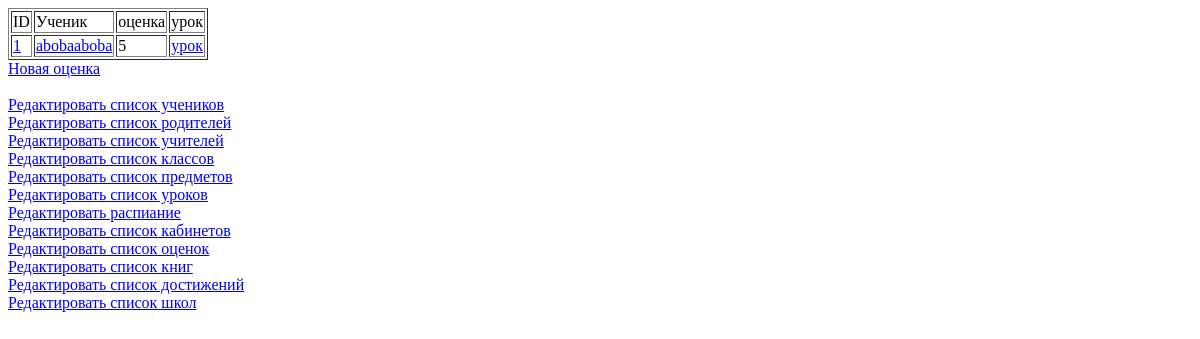
/admin_panel/rates (signed in), run on an earlier commit of the app's database.
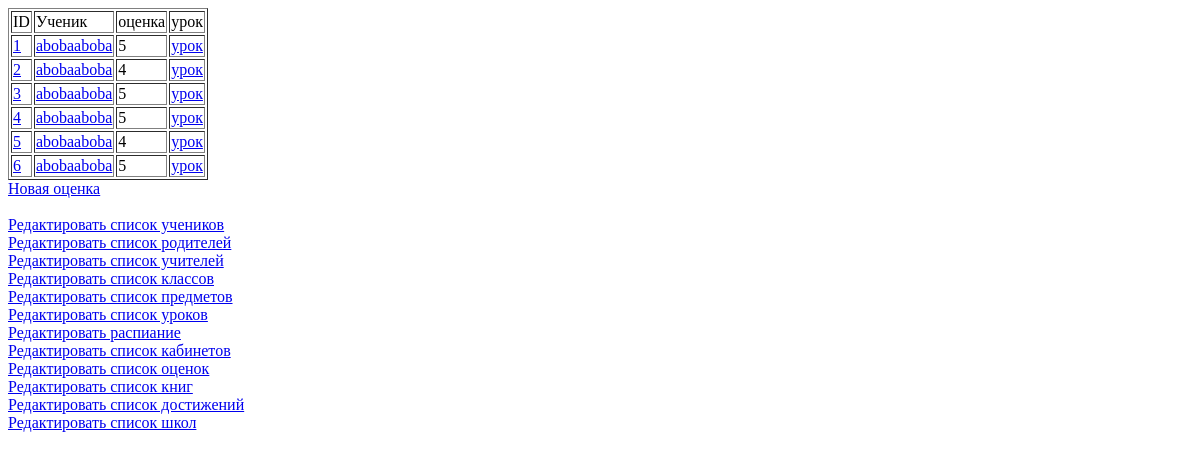
And on a later commit of the database.
### app/models.py (models this page shows, shortened)
class Rate(db.Model):
    id_ = sqlalchemy.Column(sqlalchemy.Integer, primary_key=True, autoincrement=True)
    rate = sqlalchemy.Column(sqlalchemy.Integer, nullable=False)
    student_id = sqlalchemy.Column(sqlalchemy.Integer, sqlalchemy.ForeignKey("student.id_"), nullable=False)
    lesson_id = sqlalchemy.Column(sqlalchemy.Integer, sqlalchemy.ForeignKey("lesson.id_"), nullable=False)

class User(db.Model, UserMixin):
    id_ = sqlalchemy.Column(sqlalchemy.Integer, primary_key=True, autoincrement=True)
    name = sqlalchemy.Column(sqlalchemy.String(32), nullable=False)
    surname = sqlalchemy.Column(sqlalchemy.String(32), nullable=False)
    password = sqlalchemy.Column(sqlalchemy.String(102), nullable=False)
    email = sqlalchemy.Column(sqlalchemy.String(255), unique=True)
    type = sqlalchemy.Column(sqlalchemy.Integer, nullable=False)
    students = db.relationship('Student', backref='student_user_data', lazy='dynamic')
    mothers = db.relationship('Mother', backref='mother_user_data', lazy='dynamic')
    fathers = db.relationship('Father', backref='father_user_data', lazy='dynamic')
    teachers = db.relationship('Teacher', backref='teacher_user_data', lazy='dynamic')
    admins = db.relationship('Admin', backref='admin_user_data', lazy='dynamic')
    def has_roles(self, *roles):
        if roles[0] == Role.Parent:
            if self.type == 1 or self.type == 2:
                return True
        elif int(roles[0]) == self.type:
            return True
        else:
            return False

### app/admin_panel.py (the view)
@application.route("/admin_panel/rates")
@roles_required(Role.Admin)
def admin_panel_rates():
    return render_template("admin/rates.html", rates=parse_filter(models.Rate))

### app/admin_panel.py (called while the page is built)
def parse_filter(class_):
    params = list(request.args.keys())
    if len(params) and hasattr(class_, params[0]):
        field = params[0]
        data = request.args[field]
        results = class_.query.filter_by(**{field: data})  # 'class_' is database model
        return results
    else:
        return class_.query.all()

### app/authorization.py (called while the page is built)
@loginManager.user_loader
def load_user(user_id):
    return models.User.query.get(int(user_id))

### app/templates/admin/rates.html (shortened to what this page needs)
{% extends "/admin/base.html" %}
{% block main %}
    <table border="1">
        <tr>
            <td>ID</td>
            <td>Ученик</td>
            <td>оценка</td>
            <td>урок</td>
        </tr>
        {% for rate in rates %}
        <tr>
            <td>
                <a href="{{ url_for('admin_panel_rates_update', id_=rate.id_) }}">{{ rate.id_ }}</a>
            </td>
            <td>
                <a href="{{ url_for('admin_panel_students_update', id_=rate.student.id_) }}">
                    {{ rate.student.student_user_data.name }}{{ rate.student.student_user_data.surname }}
                </a>
            </td>
            <td>
                {{ rate.rate }}
            </td>
            <td>
                <a href="{{ url_for('admin_panel_lessons_update', id_=rate.lesson.id_) }}">урок</a>
            </td>
        </tr>
        {% endfor %}
    </table>
    <div>
        <a href="{{ url_for('admin_panel_rates_new') }}">Новая оценка</a>
    </div>
{% endblock %}

What changed in the data, as far as the page shows it:
added Rate: id_ "2", student.student_user_data.name "aboba", student.student_user_data.surname "aboba", rate "4"
added Rate: id_ "3", student.student_user_data.name "aboba", student.student_user_data.surname "aboba", rate "5"
added Rate: id_ "4", student.student_user_data.name "aboba", student.student_user_data.surname "aboba", rate "5"
added Rate: id_ "5", student.student_user_data.name "aboba", student.student_user_data.surname "aboba", rate "4"
added Rate: id_ "6", student.student_user_data.name "aboba", student.student_user_data.surname "aboba", rate "5"
